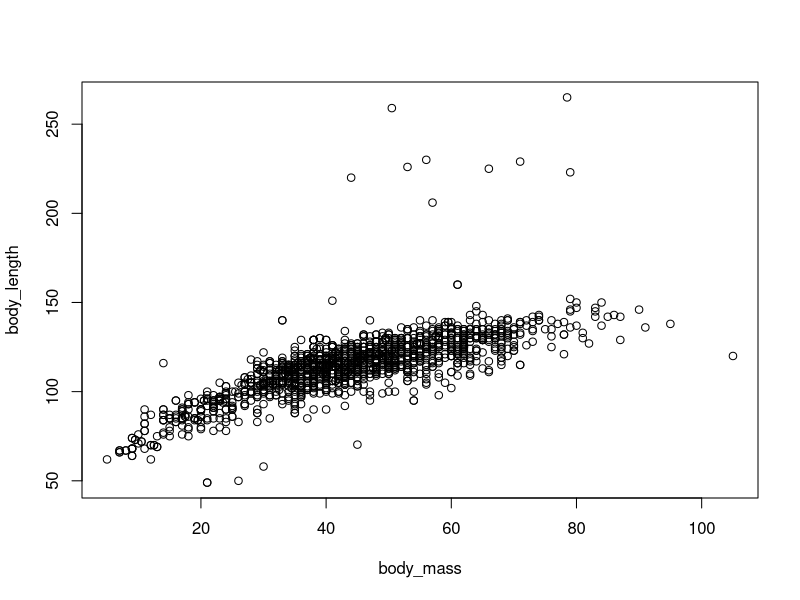
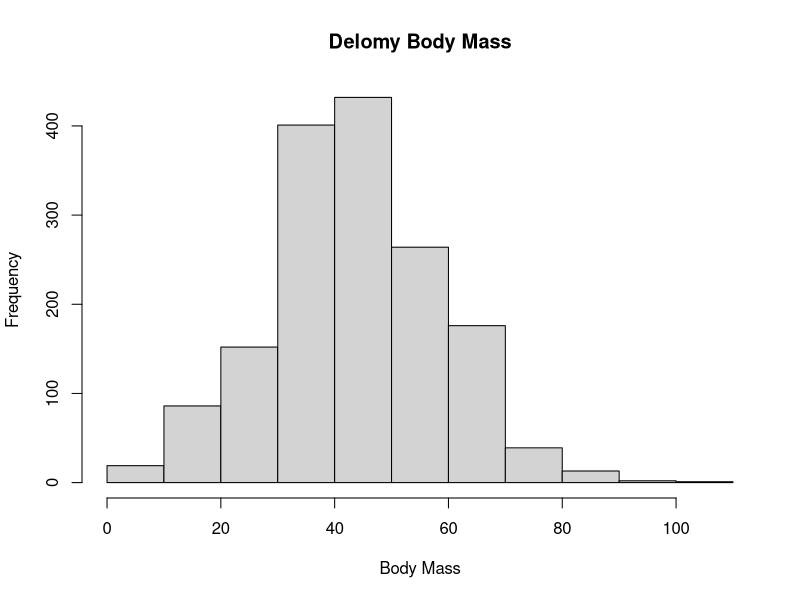
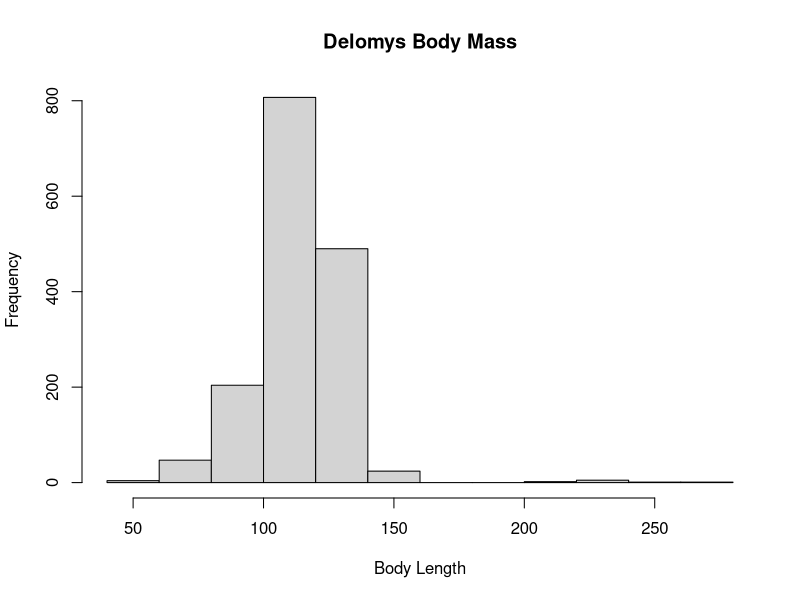
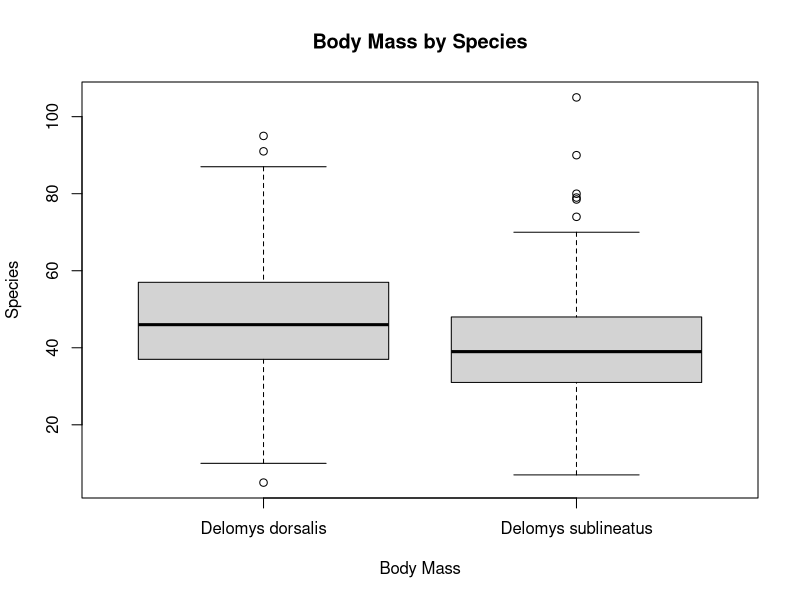
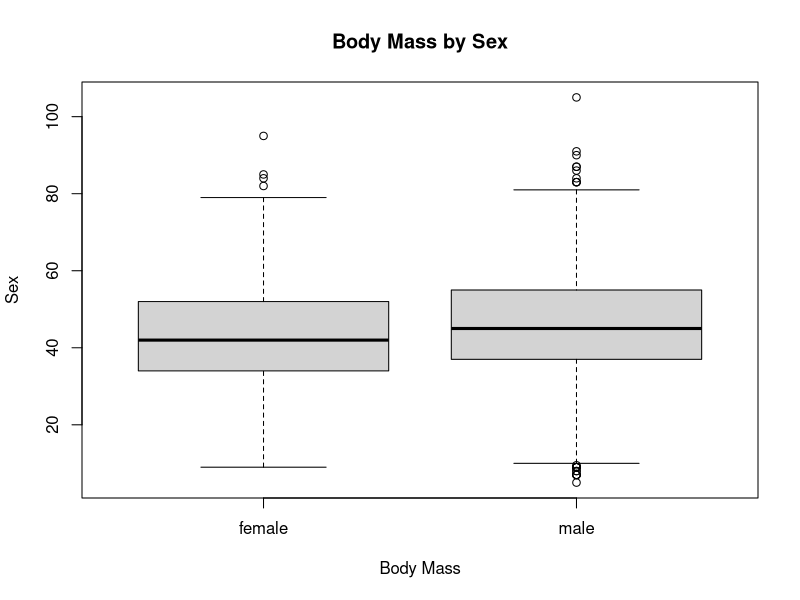
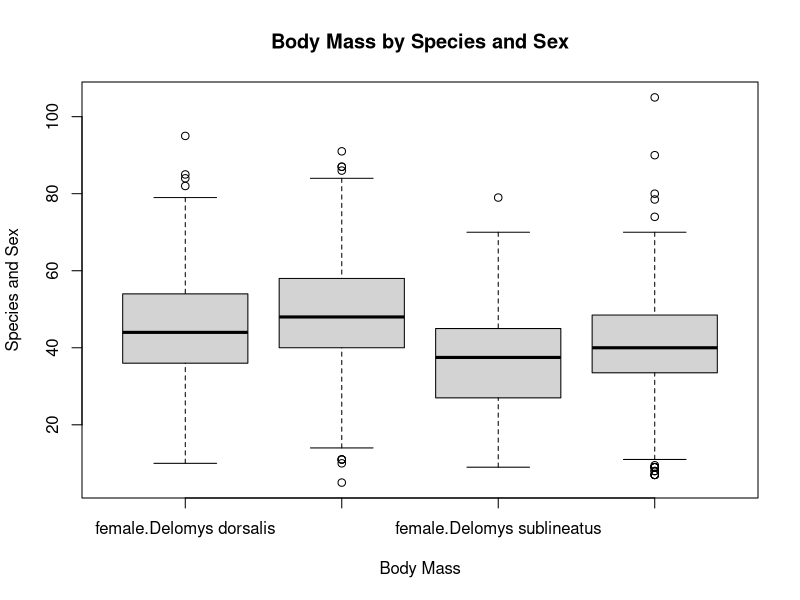

The R script that drew these images, in order:
## ---- chunk 1
knitr::opts_chunk$set(echo = TRUE)
## ---- chunk 2
require(here)
rm(list = ls())

delomys = read.csv(here("data", "delomys.csv"))

head(delomys)

summary(delomys$body_mass)

summary(delomys$body_length)

shapiro.test(delomys$body_mass)

shapiro.test(delomys$body_length)

plot(body_length ~ body_mass, data = delomys)

hist(delomys$body_mass, xlab = "Body Mass", main = "Delomy Body Mass", breaks = 8)

hist(delomys$body_length, xlab = "Body Length", main = "Delomys Body Mass", breaks = 8)

boxplot(data = delomys, body_mass ~ binomial, main = "Body Mass by Species", xlab = "Body Mass", ylab = "Species")

boxplot(data = delomys, body_mass ~ sex, main = "Body Mass by Sex", xlab = "Body Mass", ylab = "Sex")

boxplot(data = delomys, body_mass ~ sex + binomial, main = "Body Mass by Species and Sex", xlab = "Body Mass", ylab = "Species and Sex")


